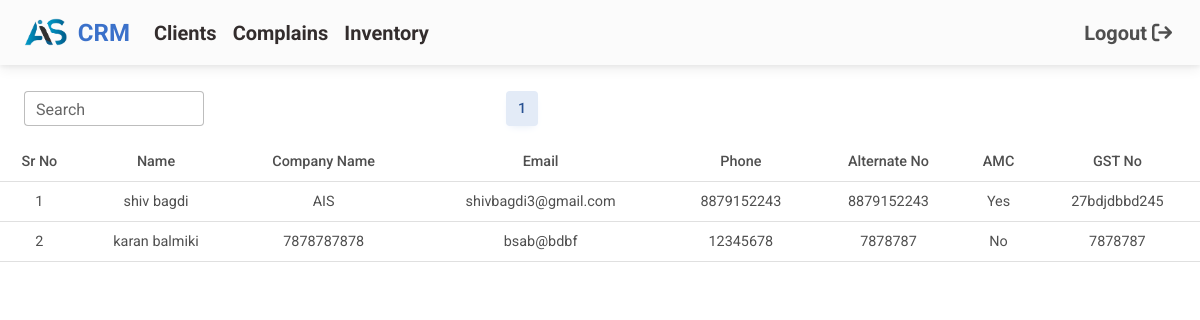
The page /view-client/ (signed in) on the database as committed earlier.
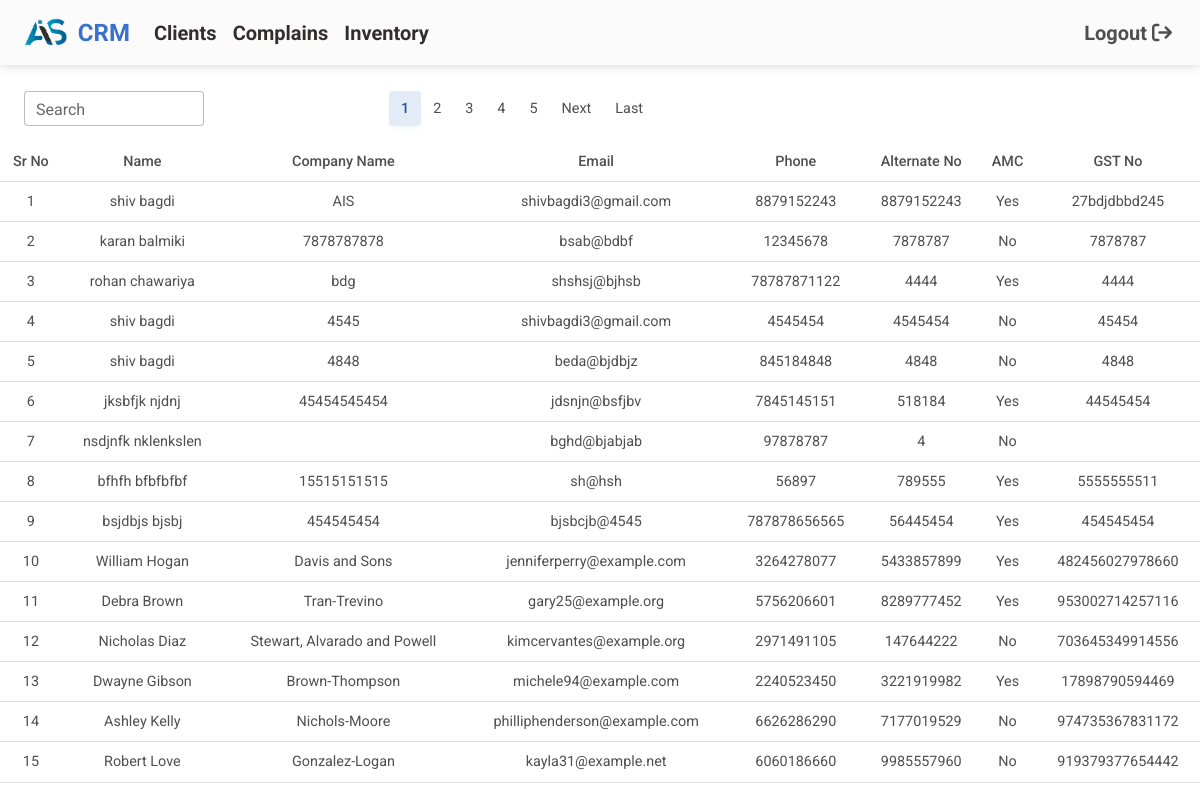
The same page on the database as committed later.
### client/models.py (models this page shows, shortened)
class clients(models.Model):
    created_at = models.DateTimeField(auto_now_add=True)
    first_name = models.CharField(max_length=50)
    last_name = models.CharField(max_length=50)
    email = models.CharField(max_length=100, blank=True, unique=True)
    phone = models.IntegerField(unique=True)
    Alternate_no = models.IntegerField(unique=True, blank=True)
    GST_no = models.CharField(max_length=150, unique=True)
    company_name = models.CharField(max_length=50, blank=True)
    amc_client = models.BooleanField(default=False)
    amc_start_date = models.DateField(null=True, blank=True)
    amc_end_date = models.DateField(null=True, blank=True)
    updated_at = models.DateTimeField(auto_now=True, blank=True)

### client/views.py (the view)
# urls.py: path("view-client/", view_client, name='view-client'),
def view_client(request):
    search_query = request.GET.get('search_query', '')
    items_per_page = 15
    if search_query:
        clients_list = clients.objects.filter(
            Q(first_name__icontains=search_query) |
            Q(last_name__icontains=search_query) |
            Q(email__icontains=search_query) |
            Q(company_name__icontains=search_query)
        )
    else:
        clients_list = clients.objects.all()
    paginator = Paginator(clients_list, items_per_page)
    page_number = request.GET.get('page')
    page = paginator.get_page(page_number)
    max_pages = 5  # Show 5 page numbers
    current_page = page.number
    total_pages = paginator.num_pages
    half_max_pages = max_pages // 2
    start_page = max(1, current_page - half_max_pages)
    end_page = min(total_pages, start_page + max_pages - 1)
    return render(request, 'view_clients.html', {
        'page': page,
        'start_page': start_page,
        'end_page': end_page,
    })

### client/templatetags/custom_filters.py (called while the page is built)
@register.filter
def get_pagination_range(current_page, max_page_count):
    middle_value = max_page_count // 2
    total_pages = current_page.paginator.num_pages
    if current_page.number <= middle_value:
        start_page = 1
        end_page = min(total_pages, max_page_count)
    elif current_page.number > total_pages - middle_value:
        start_page = max(1, total_pages - max_page_count + 1)
        end_page = total_pages
    else:
        start_page = current_page.number - middle_value
        end_page = current_page.number + middle_value
    return range(start_page, end_page + 1)

### client/templates/view_clients.html (shortened to what this page needs)
{% extends 'base.html' %}
{% block content %}
{% load custom_filters %}
{% if user.is_authenticated %}
<div class="row">
  <div class="col-md-2 ms-4">
    <div class="form-outline">
      <input type="text" name="search_query" id="search-input" class="form-control" />
      <label class="form-label" for="form12">Search</label>
    </div>
  </div>
  <br>
  <br>
  <div class="col-md-6">
    <nav aria-label="...">
      <ul class="pagination justify-content-center">
        {% for i in page|get_pagination_range:5 %}
        <li class="page-item{% if i == page.number %} active{% endif %}">
          <a class="page-link" href="?page={{ i }}">{{ i }}</a>
        </li>
        {% endfor %}
        {% if page.has_next %}
        <li class="page-item">
          <a class="page-link" href="?page={{ page.next_page_number }}">Next</a>
        </li>
        <li class="page-item">
          <a class="page-link" href="?page={{ page.paginator.num_pages }}">Last</a>
        </li>
        {% endif %}
      </ul>
    </nav>
  </div>
</div>
<div class="table-responsive">
  <table class="table table-hover table-sm">
    <thead>
      <tr class="text-center">
        <th scope="col">Sr No</th>
        <th scope="col">Name</th>
        <th scope="col">Company Name</th>
        <th scope="col">Email</th>
        <th scope="col">Phone</th>
        <th scope="col">Alternate No</th>
        <th scope="col">AMC</th>
        <th scope="col">GST No</th>
      </tr>
    </thead>
    <tbody id="search-results-table">
      {% for clients in page %}
      <tr class="text-center" data-client-id="{{ clients.id }}">
        <td>{{ forloop.counter }}</td>
        <td>{{ clients.first_name }} {{ clients.last_name }}</td>
        <td>{{ clients.company_name }}</td>
        <td>{{ clients.email }}</td>
        <td>{{ clients.phone }}</td>
        <td>{{ clients.Alternate_no }}</td>
        {% if clients.amc_client %}
        <td>Yes</td>
        {% else %}
        <td>No</td>
        {% endif %}
        <td>{{ clients.GST_no }}</td>
      </tr>
      {% endfor %}
    </tbody>
  </table>
</div>
{% endif %}
{% endblock %}

### templates/base.html (shortened to what this page needs)
<!DOCTYPE html>
<html lang="en">
{% load static %}
<head>
    <link href="https://cdnjs.cloudflare.com/ajax/libs/font-awesome/6.0.0/css/all.min.css" rel="stylesheet" />
    <link href="https://cdnjs.cloudflare.com/ajax/libs/mdb-ui-kit/6.4.2/mdb.min.css" rel="stylesheet" />
</head>
<body>
    {% if user.is_authenticated %}
    <nav class="navbar navbar-expand-lg navbar-light bg-light">
        <div class="container-fluid">
            <div class="collapse navbar-collapse" id="navbarSupportedContent">
                <a class="navbar-brand mt-2 mt-lg-0 fs-4 fw-bold text-primary" href="{% url 'crm-index' %}">
                    <img src="{% static 'images/logo.png.png' %}" height="30" alt="MDB Logo" loading="lazy" />CRM
                </a>
                <ul class="navbar-nav me-auto mb-2 mb-lg-0">
                    <li class="nav-item dropdown">
                        <a class="nav-link dropdown-toggle hidden-arrow fs-5 fw-bold text-dark"
                            id="navbarDropdownMenuLink" role="button" data-mdb-toggle="dropdown" aria-expanded="false"
                            href="{% url 'crm-index' %}">Clients</a>
                    </li>
                    <li class="nav-item dropdown">
                        <a class="nav-link dropdown-toggle hidden-arrow fs-5 fw-bold text-dark"
                            id="navbarDropdownMenuLink" role="button" data-mdb-toggle="dropdown" aria-expanded="false"
                            href="#">Complains</a>
                    </li>
                    <li class="nav-item dropdown">
                        <a class="nav-link dropdown-toggle hidden-arrow fs-5 fw-bold text-dark"
                            id="navbarDropdownMenuLink" role="button" data-mdb-toggle="dropdown" aria-expanded="false"
                            href="#">Inventory</a>
                    </li>
                </ul>
            </div>
            <div class="d-flex align-items-center">
                <a class="text-reset me-3 fs-5 fw-bold" href="{% url 'logout' %}">Logout
                    <i class="fa-solid fa-arrow-right-from-bracket"></i>
                </a>
            </div>
        </div>
    </nav>
    <br>
    {% block content %}
    {% endblock %}
    {% endif %}
</body>
</html>

Rows that differ between the two databases and show on the page:
added clients: first_name "rohan", last_name "chawariya", company_name "bdg", email "shshsj@bjhsb", phone "78787871122", Alternate_no "4444", amc_client "Yes", GST_no "4444"
added clients: first_name "shiv", last_name "bagdi", company_name "4545", email "shivbagdi3@gmail.com", phone "4545454", Alternate_no "4545454", amc_client "No", GST_no "45454"
added clients: first_name "shiv", last_name "bagdi", company_name "4848", email "beda@bjdbjz", phone "845184848", Alternate_no "4848", amc_client "No", GST_no "4848"
added clients: first_name "jksbfjk", last_name "njdnj", company_name "45454545454", email "jdsnjn@bsfjbv", phone "7845145151", Alternate_no "518184", amc_client "Yes", GST_no "44545454"
added clients: first_name "nsdjnfk", last_name "nklenkslen", email "bghd@bjabjab", phone "97878787", Alternate_no "4", amc_client "No"
added clients: first_name "bfhfh", last_name "bfbfbfbf", company_name "15515151515", email "sh@hsh", phone "56897", Alternate_no "789555", amc_client "Yes", GST_no "5555555511"
added clients: first_name "bsjdbjs", last_name "bjsbj", company_name "454545454", email "bjsbcjb@4545", phone "787878656565", Alternate_no "56445454", amc_client "Yes", GST_no "454545454"
added clients: first_name "William", last_name "Hogan", company_name "Davis and Sons", email "jenniferperry@example.com", phone "3264278077", Alternate_no "5433857899", amc_client "Yes", GST_no "482456027978660"
added clients: first_name "Debra", last_name "Brown", company_name "Tran-Trevino", email "gary25@example.org", phone "5756206601", Alternate_no "8289777452", amc_client "Yes", GST_no "953002714257116"
added clients: first_name "Nicholas", last_name "Diaz", company_name "Stewart, Alvarado and Powell", email "kimcervantes@example.org", phone "2971491105", Alternate_no "147644222", amc_client "No", GST_no "703645349914556"
added clients: first_name "Dwayne", last_name "Gibson", company_name "Brown-Thompson", email "michele94@example.com", phone "2240523450", Alternate_no "3221919982", amc_client "Yes", GST_no "17898790594469"
added clients: first_name "Ashley", last_name "Kelly", company_name "Nichols-Moore", email "philliphenderson@example.com", phone "6626286290", Alternate_no "7177019529", amc_client "No", GST_no "974735367831172"
added clients: first_name "Robert", last_name "Love", company_name "Gonzalez-Logan", email "kayla31@example.net", phone "6060186660", Alternate_no "9985557960", amc_client "No", GST_no "919379377654442"
Other text that changed with them:
new list line: "2"
new list line: "3"
new list line: "4"
new list line: "5"
text now shown: "Next Last"
